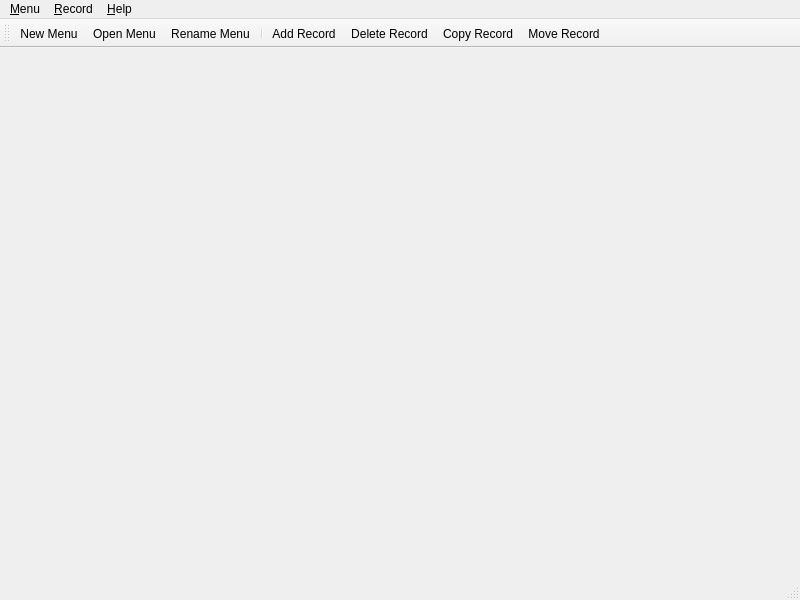
<?xml version="1.0" encoding="UTF-8"?>
<ui version="4.0">
 <class>MainWindowClass</class>
 <widget class="QMainWindow" name="MainWindowClass">
  <property name="geometry">
   <rect>
    <x>0</x>
    <y>0</y>
    <width>800</width>
    <height>600</height>
   </rect>
  </property>
  <property name="windowTitle">
   <string>Kalorist</string>
  </property>
  <property name="windowIcon">
   <iconset resource="MainWindow.qrc">
    <normaloff>:/icons/bananas-icon</normaloff>:/icons/bananas-icon</iconset>
  </property>
  <property name="toolButtonStyle">
   <enum>Qt::ToolButtonTextBesideIcon</enum>
  </property>
  <property name="documentMode">
   <bool>true</bool>
  </property>
  <property name="dockOptions">
   <set>QMainWindow::AnimatedDocks</set>
  </property>
  <property name="unifiedTitleAndToolBarOnMac">
   <bool>true</bool>
  </property>
  <widget class="QWidget" name="centralWidget">
   <layout class="QVBoxLayout" name="verticalLayout">
    <property name="leftMargin">
     <number>0</number>
    </property>
    <property name="topMargin">
     <number>0</number>
    </property>
    <property name="rightMargin">
     <number>0</number>
    </property>
    <property name="bottomMargin">
     <number>0</number>
    </property>
    <item>
     <widget class="TabWidget" name="pTabWidget">
      <property name="documentMode">
       <bool>true</bool>
      </property>
      <property name="tabsClosable">
       <bool>true</bool>
      </property>
      <property name="movable">
       <bool>true</bool>
      </property>
     </widget>
    </item>
   </layout>
  </widget>
  <widget class="QMenuBar" name="pMenuBar">
   <property name="geometry">
    <rect>
     <x>0</x>
     <y>0</y>
     <width>800</width>
     <height>22</height>
    </rect>
   </property>
   <widget class="QMenu" name="pMenuMenu">
    <property name="title">
     <string>&amp;Menu</string>
    </property>
    <addaction name="pNewMenuAction"/>
    <addaction name="pOpenMenuAction"/>
    <addaction name="pRenameMenuAction"/>
    <addaction name="pCloseMenuAction"/>
    <addaction name="separator"/>
    <addaction name="pExportAction"/>
    <addaction name="separator"/>
    <addaction name="pExitAction"/>
   </widget>
   <widget class="QMenu" name="pRecordMenu">
    <property name="title">
     <string>&amp;Record</string>
    </property>
    <addaction name="pRecordAddAction"/>
    <addaction name="pRecordDeleteAction"/>
    <addaction name="pRecordDeleteAllAction"/>
    <addaction name="separator"/>
    <addaction name="pRecordCopyToAction"/>
    <addaction name="pRecordMoveToAction"/>
   </widget>
   <widget class="QMenu" name="pHelpMenu">
    <property name="title">
     <string>&amp;Help</string>
    </property>
    <addaction name="pAboutQtAction"/>
    <addaction name="pAboutAction"/>
   </widget>
   <addaction name="pMenuMenu"/>
   <addaction name="pRecordMenu"/>
   <addaction name="pHelpMenu"/>
  </widget>
  <widget class="QToolBar" name="pToolBar">
   <property name="toolButtonStyle">
    <enum>Qt::ToolButtonTextBesideIcon</enum>
   </property>
   <attribute name="toolBarArea">
    <enum>TopToolBarArea</enum>
   </attribute>
   <attribute name="toolBarBreak">
    <bool>false</bool>
   </attribute>
   <addaction name="pNewMenuAction"/>
   <addaction name="pOpenMenuAction"/>
   <addaction name="pRenameMenuAction"/>
   <addaction name="separator"/>
   <addaction name="pRecordAddAction"/>
   <addaction name="pRecordDeleteAction"/>
   <addaction name="pRecordCopyToAction"/>
   <addaction name="pRecordMoveToAction"/>
  </widget>
  <widget class="QStatusBar" name="pStatusBar"/>
  <action name="pExitAction">
   <property name="text">
    <string>E&amp;xit</string>
   </property>
  </action>
  <action name="pRecordAddAction">
   <property name="icon">
    <iconset resource="MainWindow.qrc">
     <normaloff>:/icons/new-icon</normaloff>:/icons/new-icon</iconset>
   </property>
   <property name="text">
    <string>&amp;Add Record</string>
   </property>
   <property name="toolTip">
    <string>Add new record</string>
   </property>
   <property name="statusTip">
    <string>Add new record</string>
   </property>
   <property name="shortcut">
    <string>Ins</string>
   </property>
  </action>
  <action name="pRecordDeleteAction">
   <property name="icon">
    <iconset resource="MainWindow.qrc">
     <normaloff>:/icons/delete-icon</normaloff>:/icons/delete-icon</iconset>
   </property>
   <property name="text">
    <string>&amp;Delete Record</string>
   </property>
   <property name="toolTip">
    <string>Delete selected record</string>
   </property>
   <property name="statusTip">
    <string>Delete selected record</string>
   </property>
   <property name="shortcut">
    <string>Del</string>
   </property>
  </action>
  <action name="pRecordDeleteAllAction">
   <property name="text">
    <string>De&amp;lete All Records</string>
   </property>
   <property name="toolTip">
    <string>Delete all records from current list</string>
   </property>
   <property name="statusTip">
    <string>Delete all records from current list</string>
   </property>
  </action>
  <action name="pAboutQtAction">
   <property name="text">
    <string>About &amp;Qt...</string>
   </property>
  </action>
  <action name="pAboutAction">
   <property name="text">
    <string>&amp;About</string>
   </property>
  </action>
  <action name="pExportAction">
   <property name="text">
    <string>&amp;Export...</string>
   </property>
  </action>
  <action name="pNewMenuAction">
   <property name="icon">
    <iconset resource="MainWindow.qrc">
     <normaloff>:/icons/add-menu-icon</normaloff>:/icons/add-menu-icon</iconset>
   </property>
   <property name="text">
    <string>&amp;New Menu...</string>
   </property>
   <property name="toolTip">
    <string>Create New Menu</string>
   </property>
   <property name="statusTip">
    <string>Create New Menu</string>
   </property>
   <property name="shortcut">
    <string>Ctrl+N</string>
   </property>
  </action>
  <action name="pOpenMenuAction">
   <property name="icon">
    <iconset resource="MainWindow.qrc">
     <normaloff>:/icons/open-file-icon</normaloff>:/icons/open-file-icon</iconset>
   </property>
   <property name="text">
    <string>&amp;Open Menu...</string>
   </property>
   <property name="toolTip">
    <string>Open Existing Menu</string>
   </property>
   <property name="statusTip">
    <string>Open Existing Menu</string>
   </property>
   <property name="shortcut">
    <string>Ctrl+O</string>
   </property>
  </action>
  <action name="pRenameMenuAction">
   <property name="icon">
    <iconset resource="MainWindow.qrc">
     <normaloff>:/icons/rename-icon</normaloff>:/icons/rename-icon</iconset>
   </property>
   <property name="text">
    <string>&amp;Rename Menu...</string>
   </property>
   <property name="statusTip">
    <string>Rename Menu</string>
   </property>
   <property name="shortcut">
    <string>Shift+F6</string>
   </property>
  </action>
  <action name="pCloseMenuAction">
   <property name="text">
    <string>&amp;Close Menu</string>
   </property>
   <property name="toolTip">
    <string>Close Current Menu</string>
   </property>
   <property name="shortcut">
    <string>Ctrl+F4</string>
   </property>
  </action>
  <action name="pRecordCopyToAction">
   <property name="icon">
    <iconset resource="MainWindow.qrc">
     <normaloff>:/icons/copy-icon</normaloff>:/icons/copy-icon</iconset>
   </property>
   <property name="text">
    <string>Copy Record...</string>
   </property>
   <property name="toolTip">
    <string>Copy record to another menu</string>
   </property>
   <property name="statusTip">
    <string>Copy record to another menu</string>
   </property>
   <property name="shortcut">
    <string>F5</string>
   </property>
  </action>
  <action name="pRecordMoveToAction">
   <property name="icon">
    <iconset resource="MainWindow.qrc">
     <normaloff>:/icons/move-icon</normaloff>:/icons/move-icon</iconset>
   </property>
   <property name="text">
    <string>Move Record...</string>
   </property>
   <property name="toolTip">
    <string>Move record to another menu</string>
   </property>
   <property name="statusTip">
    <string>Move record to another menu</string>
   </property>
   <property name="shortcut">
    <string>F6</string>
   </property>
  </action>
 </widget>
 <layoutdefault spacing="6" margin="11"/>
 <customwidgets>
  <customwidget>
   <class>TabWidget</class>
   <extends>QTabWidget</extends>
   <header>TabWidget.h</header>
   <container>1</container>
  </customwidget>
 </customwidgets>
 <resources>
  <include location="MainWindow.qrc"/>
 </resources>
 <connections/>
</ui>
